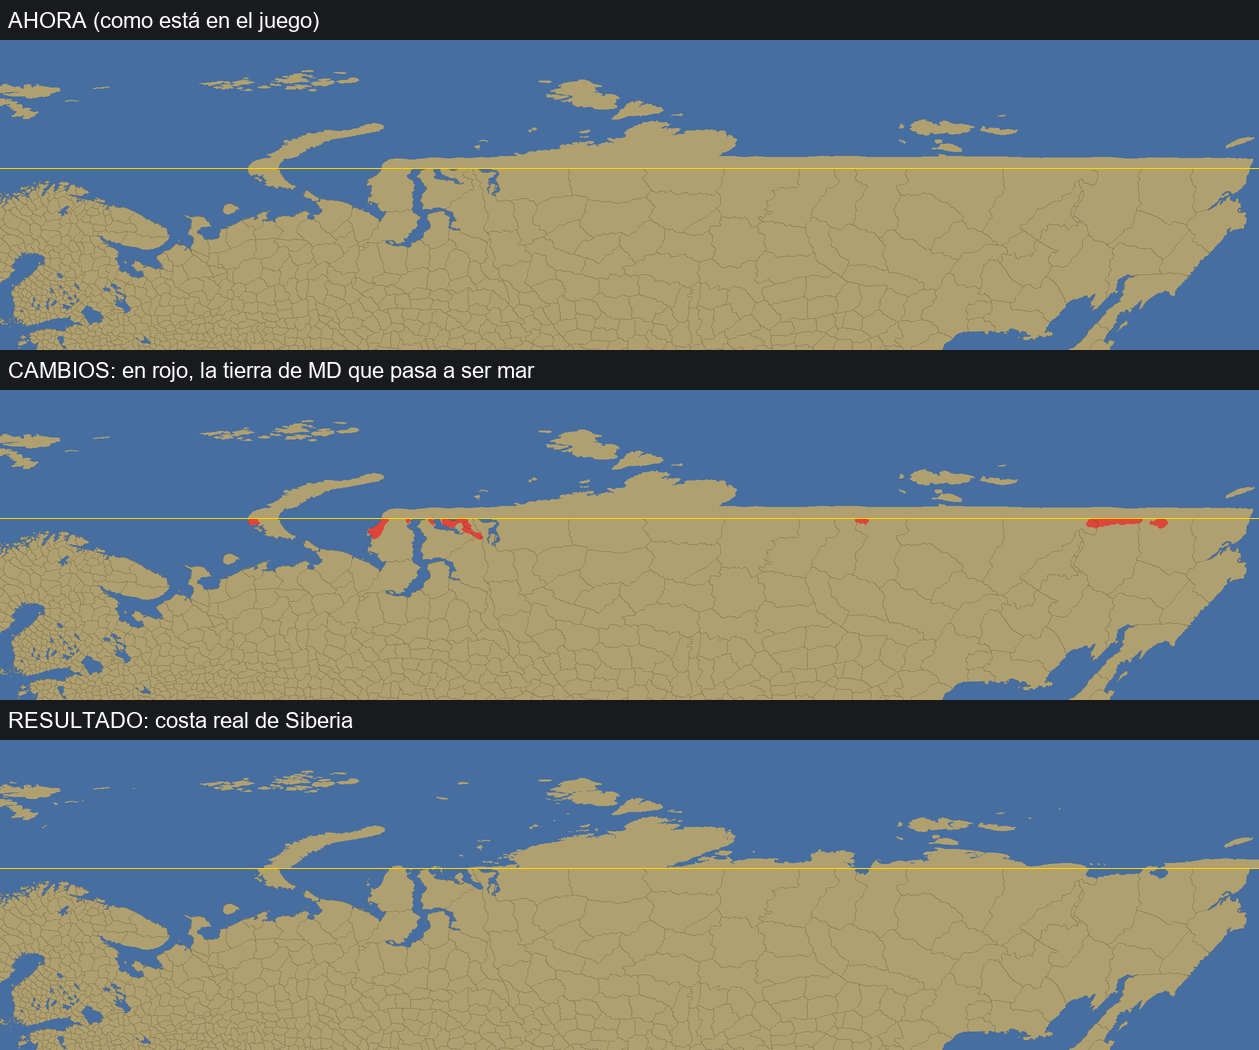

Write the Python code that produced this figure.
# Preview of option 2 over Russia: carve the real Arctic coast into MD's top rows, but every MD province keeps
# at least its southern KEEP share. argv: herramientas dir, scratchpad dir
import sys, os
sys.path.insert(0, sys.argv[1])
import numpy as np
from PIL import Image, ImageDraw, ImageFont
from scipy.ndimage import binary_opening, label, binary_dilation
import construir_mapa as cm

S = sys.argv[2]
KEEP = 0.35
cache = os.path.join(S, 'realA.npy')
md = cm.MD(os.path.abspath(os.path.join(cm.MOD, '..', 'Millennium-Dawn-2.0.0')))
if os.path.exists(cache):
    A = np.load(cache)
else:
    A = cm.Geo(md, []).A.astype(bool)
    np.save(cache, A)
N = cm.NEW
R = A.shape[0]                                   # enlarged-map rows covered by A (new rows + MD's top rows)
land_now = np.load(os.path.join(S, 'land.npy'))[:R]   # current mod, same rows
ids_md = md.id_map()[:R - N]

x0 = int((30 - cm.LON_CUT) / 360 * cm.W)         # Kola peninsula eastwards to the Bering cut
reg = np.zeros((R, cm.W), bool)
reg[:, x0:] = True

# MD land that is sea in reality, near the north edge only, reached from the open sea, without calibration noise
cut = np.zeros((R, cm.W), bool)
cut[N:] = land_now[N:] & ~A[N:]
cut &= reg
cut[N + 220:] = False
cut = binary_opening(cut, iterations=4)
lab, n = label(cut)
touch = np.unique(lab[N][cut[N]])
cut = np.isin(lab, touch[touch > 0])

# every MD province keeps its southern KEEP share
protect = np.zeros_like(cut)
sub = cut[N:]
for p in np.unique(ids_md[sub]):
    rr, cc = np.nonzero(ids_md == p)
    thr = np.quantile(rr, 1 - KEEP)
    keep = rr >= thr
    protect[N + rr[keep], cc[keep]] = True
cut &= ~protect

new = land_now.copy()
new[N:] &= ~cut[N:]
new[:N][:, x0:] = A[:N, x0:]                     # new rows over Russia follow the real coast

lost = np.bincount(ids_md[cut[N:]], minlength=ids_md.max() + 1)
tot = np.bincount(ids_md.ravel(), minlength=ids_md.max() + 1)
aff = np.nonzero(lost)[0]
print('provincias de MD recortadas:', len(aff), ' píxeles que pasan a mar:', int(cut.sum()),
      ' recorte máximo de una provincia: %.0f%%' % (100 * (lost[aff] / tot[aff]).max()))

SEA, LAND, CUT = (70, 110, 160), (176, 160, 112), (220, 70, 60)
def paint(m, extra=None):
    a = np.empty(m.shape + (3,), np.uint8)
    a[:] = SEA
    a[m] = LAND
    if extra is not None:
        a[extra] = CUT
    # MD province borders, faint
    b = np.zeros(m.shape, bool)
    idb = ids_md
    e = (idb[1:] != idb[:-1])[:, :] ; b[N + 1:][e] = True
    e = (idb[:, 1:] != idb[:, :-1]); b[N:, 1:][e] = True
    a[b & m] = (a[b & m] * 0.75).astype(np.uint8)
    return a

y1 = 620
panels = [('AHORA (como está en el juego)', paint(land_now)[:y1, x0:]),
          ('CAMBIOS: en rojo, la tierra de MD que pasa a ser mar', paint(land_now, cut)[:y1, x0:]),
          ('RESULTADO: costa real de Siberia', paint(new)[:y1, x0:])]
font = ImageFont.truetype('arial.ttf', 22)
w = cm.W - x0
sc = 2
out = Image.new('RGB', (w // sc, len(panels) * (y1 // sc + 40)), (24, 26, 30))
d = ImageDraw.Draw(out)
for i, (t, a) in enumerate(panels):
    y = i * (y1 // sc + 40)
    d.text((8, y + 8), t, fill='white', font=font)
    im = Image.fromarray(a).resize((w // sc, y1 // sc), Image.LANCZOS)
    out.paste(im, (0, y + 40))
    d.line([(0, y + 40 + N // sc), (w // sc, y + 40 + N // sc)], fill=(255, 210, 0))
out.save(os.path.join(S, 'rusia_costa.png'))
print(out.size)
